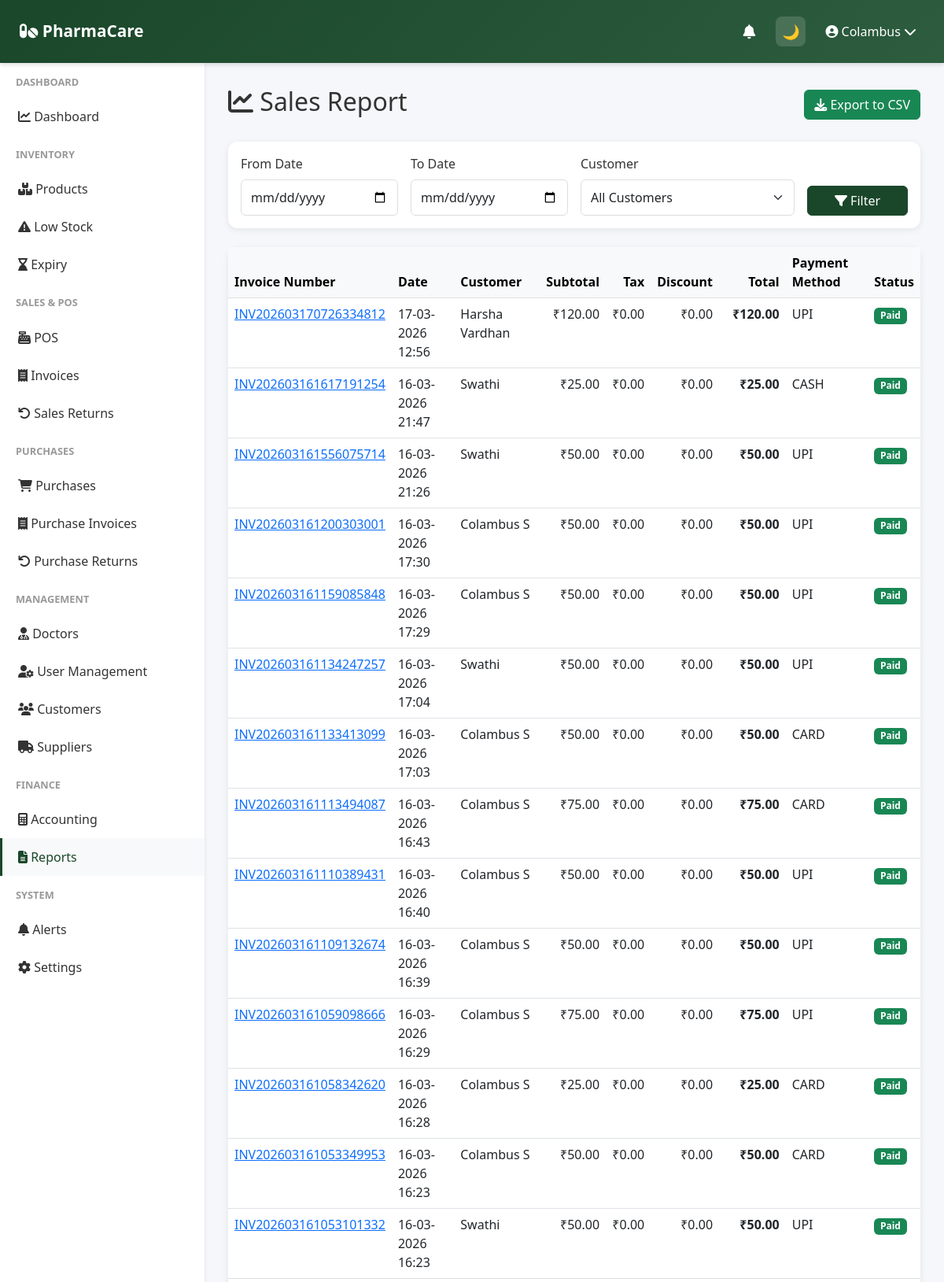
The page /reports/sales (signed in, upper part) on the database its author committed.
### app/models.py (models this page shows, shortened)
class User(UserMixin, db.Model):
    __tablename__ = 'user'
    id = db.Column(db.Integer, primary_key=True)
    company_id = db.Column(db.Integer, db.ForeignKey('company.id'), nullable=False)
    role = db.Column(db.String(20), default='manager')
    username = db.Column(db.String(255), unique=True, nullable=False)
    password_hash = db.Column(db.String(255), nullable=False)
    is_active = db.Column(db.Boolean, default=True)
    last_login = db.Column(db.DateTime)
    created_date = db.Column(db.DateTime, default=datetime.utcnow)
    updated_date = db.Column(db.DateTime, default=datetime.utcnow, onupdate=datetime.utcnow)
    company = db.relationship('Company', back_populates='user')

class Sale(db.Model):
    __tablename__ = 'sale'
    id = db.Column(db.Integer, primary_key=True)
    company_id = db.Column(db.Integer, db.ForeignKey('company.id'), nullable=False)
    customer_id = db.Column(db.Integer, db.ForeignKey('customer.id'))
    invoice_number = db.Column(db.String(50), unique=True, nullable=False)
    invoice_date = db.Column(db.DateTime, default=datetime.utcnow)
    customer_name = db.Column(db.String(255))
    customer_phone = db.Column(db.String(20))
    subtotal = db.Column(db.Float, nullable=False)
    tax_amount = db.Column(db.Float, default=0)
    discount_amount = db.Column(db.Float, default=0)
    total_amount = db.Column(db.Float, nullable=False)
    payment_method = db.Column(db.String(50), nullable=False)  # 'cash', 'card', 'upi', 'bank', 'credit'
    payment_status = db.Column(db.String(50), default='paid')  # 'paid', 'pending', 'partial'
    notes = db.Column(db.Text)
    is_cancelled = db.Column(db.Boolean, default=False)
    cancellation_reason = db.Column(db.String(255))
    created_date = db.Column(db.DateTime, default=datetime.utcnow)
    updated_date = db.Column(db.DateTime, default=datetime.utcnow, onupdate=datetime.utcnow)
    company = db.relationship('Company', back_populates='sales')
    customer = db.relationship('Customer', back_populates='sales')
    items = db.relationship('SaleItem', back_populates='sale', cascade='all, delete-orphan')
    returns = db.relationship('SalesReturn', back_populates='sale', cascade='all, delete-orphan')
    doctor_id = db.Column(db.Integer, db.ForeignKey('doctor.id'))
    doctor = db.relationship('Doctor', back_populates='consultations')

### app/routes/reports.py (the view, shortened to what this page needs)
@reports_bp.route('/sales')
@login_required
def sales_report():
    company_id = current_user.company_id
    start_date = request.args.get('start_date', '')
    end_date = request.args.get('end_date', '')
    customer_id = request.args.get('customer_id', type=int)
    export_format = request.args.get('export', '').lower()
    page = request.args.get('page', 1, type=int)
    query = Sale.query.filter_by(company_id=company_id, is_cancelled=False)
    if customer_id:
        query = query.filter_by(customer_id=customer_id)
    sort = request.args.get('sort', 'date_desc')
    if sort == 'date_asc':
        query = query.order_by(Sale.invoice_date.asc())
    else:
        query = query.order_by(Sale.invoice_date.desc())
    all_sales = query.all()
    total_subtotal = sum((sale.subtotal or 0) for sale in all_sales)
    total_tax = sum((sale.tax_amount or 0) for sale in all_sales)
    total_discount = sum((sale.discount_amount or 0) for sale in all_sales)
    total_sales = sum((sale.total_amount or 0) for sale in all_sales)
    sales_pagination = query.paginate(page=page, per_page=50)
    sales = sales_pagination.items
    customers = Customer.query.filter_by(
        company_id=company_id,
        is_active=True
    ).all()
    return render_template(
        'reports/sales_report.html',
        sales=sales,
        pagination=sales_pagination,
        start_date=start_date,
        end_date=end_date,
        customers=customers,
        customer_id=customer_id,
        total_subtotal=total_subtotal,
        total_tax=total_tax,
        total_discount=total_discount,
        total_sales=total_sales
    )

### app/templates/reports/sales_report.html (shortened to what this page needs)
{% extends "base.html" %}
{% block content %}
<div class="d-flex justify-content-between align-items-center mb-4">
    <h2><i class="fas fa-chart-line"></i> Sales Report</h2>
    <div>
        <a href="{{ url_for('reports.sales_report',
            start_date=start_date,
            end_date=end_date,
            customer_id=customer_id,
            export='csv') }}"
            class="btn btn-success">
            <i class="fas fa-download"></i> Export to CSV
        </a>
    </div>
</div>
<div class="card mb-4">
<div class="card-body">
<form method="GET" class="row g-3">
<div class="col-md-3">
<label class="form-label">From Date</label>
<input type="date"
       name="start_date"
       class="form-control"
       value="{{ start_date if start_date else '' }}">
</div>
<div class="col-md-3">
<label class="form-label">To Date</label>
<input type="date"
       name="end_date"
       class="form-control"
       value="{{ end_date if end_date else '' }}">
</div>
<div class="col-md-4">
<label class="form-label">Customer</label>
<select name="customer_id" class="form-select">
<option value="">All Customers</option>
</select>
</div>
<div class="col-md-2 d-flex align-items-end">
<button class="btn btn-primary w-100">
<i class="fas fa-filter"></i> Filter
</button>
</div>
</form>
</div>
</div>
<div class="card">
<div class="table-responsive">
<table class="table table-hover mb-0">
<thead class="table-light">
<tr>
<th>Invoice Number</th>
<th>Date</th>
<th>Customer</th>
<th class="text-end">Subtotal</th>
<th class="text-end">Tax</th>
<th class="text-end">Discount</th>
<th class="text-end">Total</th>
<th>Payment Method</th>
<th>Status</th>
</tr>
</thead>
<tbody>
{% for sale in sales %}
<tr>
<td>
<a href="{{ url_for('sales.invoice_detail', sale_id=sale.id) }}">
{{ sale.invoice_number }}
</a>
</td>
<td>
{{ sale.invoice_date.strftime('%d-%m-%Y %H:%M') if sale.invoice_date }}
</td>
<td>
{{ sale.customer_name or 'Walk-in' }}
</td>
<td class="text-end">
₹{{ "%.2f"|format(sale.subtotal) }}
</td>
<td class="text-end">
₹{{ "%.2f"|format(sale.tax_amount) }}
</td>
<td class="text-end">
₹{{ "%.2f"|format(sale.discount_amount) }}
</td>
<td class="text-end fw-bold">
₹{{ "%.2f"|format(sale.total_amount) }}
</td>
<td>
{{ sale.payment_method.upper() }}
</td>
<td>
{% if sale.payment_status == 'paid' %}
<span class="badge bg-success">Paid</span>
{% elif sale.payment_status == 'pending' %}
<span class="badge bg-warning text-dark">Pending</span>
{% else %}
<span class="badge bg-secondary">{{ sale.payment_status }}</span>
{% endif %}
</td>
</tr>
{% endfor %}
</tbody>
</table>
</div>
</div>
</div>
{% endblock %}

### app/templates/base.html (shortened to what this page needs)
<!doctype html>
<html lang="en" data-theme="light">
  <head>
    <link
      href="https://cdn.jsdelivr.net/npm/bootstrap@5.3.0/dist/css/bootstrap.min.css"
      rel="stylesheet"
    />
    <link
      rel="stylesheet"
      href="https://cdnjs.cloudflare.com/ajax/libs/font-awesome/6.4.0/css/all.min.css"
    />
  </head>
  <body>
   <nav class="navbar">
  <a class="navbar-brand" href="{{ url_for('dashboard.dashboard') }}">
    <i class="fas fa-pills"></i> PharmaCare
  </a>
  <div class="navbar-right">
    <div class="nav-icon dropdown">
      <a href="#" data-bs-toggle="dropdown">
        <i class="fas fa-bell"></i>
      </a>
    </div>
    <button id="themeToggle" class="nav-icon">
      🌙
    </button>
    <div class="user-menu-navbar dropdown">
      <a href="#" data-bs-toggle="dropdown">
        <i class="fas fa-user-circle"></i>
        {{ current_user.username }}
        <i class="fas fa-chevron-down"></i>
      </a>
    </div>
  </div>
</nav>
    {% if current_user.is_authenticated %}
    <div class="sidebar">
      <nav class="nav flex-column">
        {% if current_user.company and current_user.company.company_name ==
        'Platform Admin' %}
        <div class="nav-section-title">Admin</div>
        <a
          class="nav-link {% if 'admin/companies' in request.path %}active{% endif %}"
          href="{{ url_for('admin.companies_list') }}"
        >
          <i class="fas fa-building"></i> Companies
        </a>
        <a class="nav-link" href="{{ url_for('auth.profile') }}">
          <i class="fas fa-cog"></i> Settings
        </a>
        {% else %}
        <div class="nav-section-title">Dashboard</div>
        <a
          class="nav-link {% if request.endpoint == 'dashboard.dashboard' %}active{% endif %}"
          href="{{ url_for('dashboard.dashboard') }}"
        >
          <i class="fas fa-chart-line"></i> Dashboard
        </a>
        <div class="nav-section-title">Inventory</div>
        <a
          class="nav-link {% if 'inventory' in request.path %}active{% endif %}"
          href="{{ url_for('inventory.products_list') }}"
        >
          <i class="fas fa-boxes"></i> Products
        </a>
        <a
          class="nav-link {% if request.endpoint == 'inventory.low_stock_report' %}active{% endif %}"
          href="{{ url_for('inventory.low_stock_report') }}"
        >
          <i class="fas fa-exclamation-triangle"></i> Low Stock
        </a>
        <a
          class="nav-link {% if request.endpoint == 'inventory.expiry_report' %}active{% endif %}"
          href="{{ url_for('inventory.expiry_report') }}"
        >
          <i class="fas fa-hourglass-end"></i> Expiry
        </a>
        <div class="nav-section-title">Sales & POS</div>
        <a
          class="nav-link {% if request.endpoint == 'sales.pos' %}active{% endif %}"
          href="{{ url_for('sales.pos') }}"
        >
          <i class="fas fa-cash-register"></i> POS
        </a>
        <a
          class="nav-link {% if 'invoices' in request.path %}active{% endif %}"
          href="{{ url_for('sales.invoices_list') }}"
        >
          <i class="fas fa-receipt"></i> Invoices
        </a>
        <a
          class="nav-link {% if request.endpoint == 'sales.sales_returns_list' %}active{% endif %}"
          href="{{ url_for('sales.sales_returns_list') }}"
        >
          <i class="fas fa-undo"></i> Sales Returns
        </a>
<div class="nav-section-title">Purchases</div>
<a
  class="nav-link {% if request.endpoint == 'purchases.purchases_list' %}active{% endif %}"
  href="{{ url_for('purchases.purchases_list') }}"
>
  <i class="fas fa-shopping-cart"></i> Purchases
</a>
<a
  class="nav-link {% if 'purchases' in request.path %}active{% endif %}"
  href="{{ url_for('purchases.purchases_list') }}"
>
  <i class="fas fa-receipt"></i> Purchase Invoices
</a>
<a
  class="nav-link {% if request.endpoint == 'purchases.returns_list' %}active{% endif %}"
  href="{{ url_for('purchases.returns_list') }}"
>
  <i class="fas fa-undo"></i> Purchase Returns
</a>
        <div class="nav-section-title">Management</div>
        <a
          class="nav-link {% if 'doctors' in request.path %}active{% endif %}"
          href="{{ url_for('doctors.doctors_list') }}"
        >
          <i class="fas fa-user-md"></i> Doctors
        </a>
        {% if current_user.role == 'owner' %}
        <a
          class="nav-link {% if 'users' in request.path %}active{% endif %}"
          href="{{ url_for('users.users_list') }}"
        >
          <i class="fas fa-user-cog"></i> User Management
        </a>
        {% endif %}
        <a
          class="nav-link {% if 'customers' in request.path %}active{% endif %}"
          href="{{ url_for('customers.customers_list') }}"
        >
          <i class="fas fa-users"></i> Customers
        </a>
        <a
          class="nav-link {% if 'suppliers' in request.path %}active{% endif %}"
          href="{{ url_for('suppliers.suppliers_list') }}"
        >
          <i class="fas fa-truck"></i> Suppliers
        </a>
        <div class="nav-section-title">Finance</div>
        <a
          class="nav-link {% if 'accounting' in request.path %}active{% endif %}"
          href="{{ url_for('accounting.accounting_dashboard') }}"
        >
          <i class="fas fa-calculator"></i> Accounting
        </a>
        <a
          class="nav-link {% if 'reports' in request.path %}active{% endif %}"
          href="{{ url_for('reports.reports_home') }}"
        >
          <i class="fas fa-file-alt"></i> Reports
        </a>
        <div class="nav-section-title">System</div>
        <a
          class="nav-link {% if request.endpoint == 'alerts.alerts' %}active{% endif %}"
          href="{{ url_for('alerts.alerts') }}"
        >
          <i class="fas fa-bell"></i> Alerts
        </a>
        <a class="nav-link" href="{{ url_for('auth.profile') }}">
          <i class="fas fa-cog"></i> Settings
        </a>
        {% endif %}
      </nav>
    </div>
    {% endif %}
    <div
      class="{% if current_user.is_authenticated %}main-content{% else %}auth-page{% endif %}"
    >
       {% block content %}{% endblock %}
  </body>
</html>

### app/templates/base.html (style rules this page uses)
:root { --primary-color: #1a472a; --secondary-color: #2d5c3f; --danger-color: #dc3545; --success-color: #28a745; --warning-color: #ffc107; --info-color: #17a2b8; --bg-color: #f5f7fa; --text-color: #333; --card-bg: #ffffff; --sidebar-bg: #ffffff; }
body { font-family: "Segoe UI", Tahoma, Geneva, Verdana, sans-serif; background: var(--bg-color); color: var(--text-color); }
.navbar { background: linear-gradient(135deg,var(--primary-color),var(--secondary-color)); box-shadow:0 2px 6px rgba(0,0,0,0.15); position:fixed; top:0; left:0; width:100%; height: 80px; z-index:1000; display:flex; align-items:center; justify-content:space-between; padding:0 25px; }
.navbar-brand { font-weight:600; font-size:1.3rem; }
.navbar-right { display:flex; align-items:center; gap:15px; }
.nav-icon { width:38px; height:38px; display:flex; align-items:center; justify-content:center; border-radius:8px; color:#fff; font-size:18px; cursor:pointer; position:relative; transition:all 0.25s ease; }
.navbar a { color:white !important; text-decoration:none; }
#themeToggle { border:none; background:rgba(255,255,255,0.15); width:38px; height:38px; border-radius:8px; display:flex; align-items:center; justify-content:center; font-size:18px; cursor:pointer; }
.navbar .fa-bell { color:white; }
.user-menu-navbar { display:flex; align-items:center; gap:8px; color:white; font-weight:500; cursor:pointer; padding:6px 10px; border-radius:8px; transition:all 0.25s ease; }
.sidebar { background: var(--sidebar-bg); box-shadow:0 2px 4px rgba(0,0,0,0.1); position:fixed; top:80px; left:0; bottom:0; width:260px; overflow-y:auto; }
.sidebar .nav-link { color:var(--text-color); padding:12px 20px; border-left:3px solid transparent; transition:.3s; }
.sidebar .nav-link:hover, .sidebar .nav-link.active { background:#f8f9fa; border-left-color:var(--primary-color); color:var(--primary-color); }
.sidebar .nav-section-title { font-size:.8rem; font-weight:600; color:#999; text-transform:uppercase; padding:15px 20px 10px; }
.main-content { margin-left:260px; margin-top:80px; padding:30px; }
.card, .stat-card { background:var(--card-bg); color:var(--text-color); border:none; border-radius:12px; box-shadow:0 2px 8px rgba(0,0,0,0.08); }
.form-label { font-weight:500; }
.form-control, .form-select { border:1px solid #ddd; border-radius:6px; padding:10px 12px; }
.btn-primary { background:var(--primary-color); border-color:var(--primary-color); }

### rows shown on the page
User: username "Colambus"
Sale: invoice_number "INV202603170726334812", invoice_date "17-03-2026 12:56", customer_name "Harsha Vardhan", subtotal "120.00", tax_amount "0.00", discount_amount "0.00", total_amount "120.00", payment_method "UPI", payment_status "Paid"
Sale: invoice_number "INV202603161617191254", invoice_date "16-03-2026 21:47", customer_name "Swathi", subtotal "25.00", tax_amount "0.00", discount_amount "0.00", total_amount "25.00", payment_method "CASH", payment_status "Paid"
Sale: invoice_number "INV202603161556075714", invoice_date "16-03-2026 21:26", customer_name "Swathi", subtotal "50.00", tax_amount "0.00", discount_amount "0.00", total_amount "50.00", payment_method "UPI", payment_status "Paid"
Sale: invoice_number "INV202603161200303001", invoice_date "16-03-2026 17:30", customer_name "Colambus S", subtotal "50.00", tax_amount "0.00", discount_amount "0.00", total_amount "50.00", payment_method "UPI", payment_status "Paid"
Sale: invoice_number "INV202603161159085848", invoice_date "16-03-2026 17:29", customer_name "Colambus S", subtotal "50.00", tax_amount "0.00", discount_amount "0.00", total_amount "50.00", payment_method "UPI", payment_status "Paid"
Sale: invoice_number "INV202603161134247257", invoice_date "16-03-2026 17:04", customer_name "Swathi", subtotal "50.00", tax_amount "0.00", discount_amount "0.00", total_amount "50.00", payment_method "UPI", payment_status "Paid"
Sale: invoice_number "INV202603161133413099", invoice_date "16-03-2026 17:03", customer_name "Colambus S", subtotal "50.00", tax_amount "0.00", discount_amount "0.00", total_amount "50.00", payment_method "CARD", payment_status "Paid"
Sale: invoice_number "INV202603161113494087", invoice_date "16-03-2026 16:43", customer_name "Colambus S", subtotal "75.00", tax_amount "0.00", discount_amount "0.00", total_amount "75.00", payment_method "CARD", payment_status "Paid"
Sale: invoice_number "INV202603161110389431", invoice_date "16-03-2026 16:40", customer_name "Colambus S", subtotal "50.00", tax_amount "0.00", discount_amount "0.00", total_amount "50.00", payment_method "UPI", payment_status "Paid"
Sale: invoice_number "INV202603161109132674", invoice_date "16-03-2026 16:39", customer_name "Colambus S", subtotal "50.00", tax_amount "0.00", discount_amount "0.00", total_amount "50.00", payment_method "UPI", payment_status "Paid"
Sale: invoice_number "INV202603161059098666", invoice_date "16-03-2026 16:29", customer_name "Colambus S", subtotal "75.00", tax_amount "0.00", discount_amount "0.00", total_amount "75.00", payment_method "UPI", payment_status "Paid"
Sale: invoice_number "INV202603161058342620", invoice_date "16-03-2026 16:28", customer_name "Colambus S", subtotal "25.00", tax_amount "0.00", discount_amount "0.00", total_amount "25.00", payment_method "CARD", payment_status "Paid"
Sale: invoice_number "INV202603161053349953", invoice_date "16-03-2026 16:23", customer_name "Colambus S", subtotal "50.00", tax_amount "0.00", discount_amount "0.00", total_amount "50.00", payment_method "CARD", payment_status "Paid"
Sale: invoice_number "INV202603161053101332", invoice_date "16-03-2026 16:23", customer_name "Swathi", subtotal "50.00", tax_amount "0.00", discount_amount "0.00", total_amount "50.00", payment_method "UPI", payment_status "Paid"
